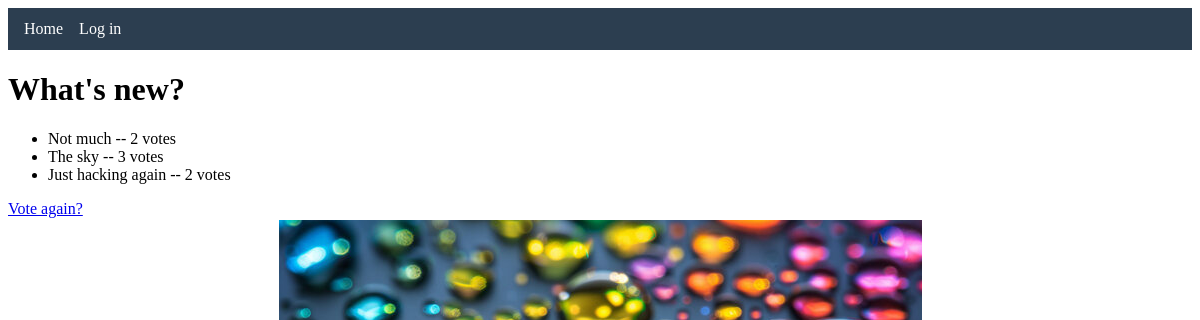
Page /polls/1/results/ on the committed database.
### polls/models.py (models this page shows, shortened)
class Question(models.Model):
    owner = models.ForeignKey(settings.AUTH_USER_MODEL, on_delete=models.CASCADE, related_name='questions', null=True, blank=True)
    question_text = models.CharField(max_length=200)
    pub_date = models.DateTimeField('date published')

class Choice(models.Model):
    question = models.ForeignKey(Question, on_delete=models.CASCADE)
    choice_text = models.CharField(max_length=200)
    votes = models.IntegerField(default=0)

### polls/views.py (the view)
# urls.py: path("<int:pk>/results/", views.ResultsView.as_view(), name="results"),
class ResultsView(generic.DetailView):
    model = Question
    template_name = "polls/results.html"
    def get_queryset(self):
        return Question.objects.filter(pub_date__lte=timezone.now())

### polls/templates/polls/results.html
{% extends "polls/base.html" %}
{% block content %}
<h1>{{ question.question_text }}</h1>
<ul>
{% for choice in question.choice_set.all %}
    <li>{{ choice.choice_text }} -- {{ choice.votes }} vote{{ choice.votes|pluralize }}</li>
{% endfor %}
</ul>
<a href="{% url 'polls:detail' question.id %}">Vote again?</a>
{% endblock %}

### polls/static/polls/style.css (style rules this page uses)
body { background: white url("images/bg-image.jpg") no-repeat center center fixed; }

### rows in the picture
Question: question_text "What's new?"
Choice: choice_text "Not much", votes "2"
Choice: choice_text "The sky", votes "3"
Choice: choice_text "Just hacking again", votes "2"
